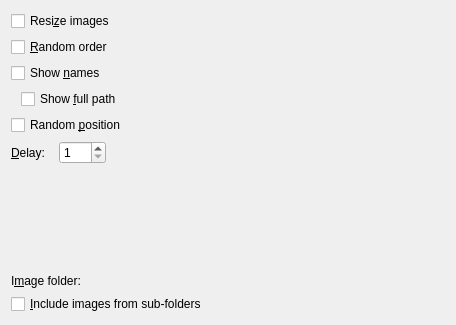
<?xml version="1.0" encoding="UTF-8"?>
<ui version="4.0">
 <class>SlideShowCfg</class>
 <widget class="QWidget" name="SlideShowCfg">
  <property name="geometry">
   <rect>
    <x>0</x>
    <y>0</y>
    <width>456</width>
    <height>325</height>
   </rect>
  </property>
  <layout class="QGridLayout" name="gridLayout">
   <item row="0" column="0" colspan="2">
    <widget class="QCheckBox" name="mCbxZoom">
     <property name="text">
      <string>Resi&amp;ze images</string>
     </property>
    </widget>
   </item>
   <item row="0" column="2" rowspan="7" colspan="2">
    <widget class="QFrame" name="mPreview">
     <property name="sizePolicy">
      <sizepolicy hsizetype="Expanding" vsizetype="Expanding">
       <horstretch>0</horstretch>
       <verstretch>0</verstretch>
      </sizepolicy>
     </property>
     <property name="frameShape">
      <enum>QFrame::NoFrame</enum>
     </property>
     <property name="frameShadow">
      <enum>QFrame::Plain</enum>
     </property>
    </widget>
   </item>
   <item row="1" column="0" colspan="2">
    <widget class="QCheckBox" name="mCbxRandom">
     <property name="text">
      <string>&amp;Random order</string>
     </property>
    </widget>
   </item>
   <item row="2" column="0">
    <widget class="QCheckBox" name="mCbxShowName">
     <property name="text">
      <string>Show &amp;names</string>
     </property>
    </widget>
   </item>
   <item row="3" column="0" colspan="2">
    <layout class="QHBoxLayout" name="horizontalLayout_3">
     <item>
      <spacer name="cbSpacer1">
       <property name="orientation">
        <enum>Qt::Horizontal</enum>
       </property>
       <property name="sizeType">
        <enum>QSizePolicy::Fixed</enum>
       </property>
       <property name="sizeHint" stdset="0">
        <size>
         <width>10</width>
         <height>20</height>
        </size>
       </property>
      </spacer>
     </item>
     <item>
      <widget class="QCheckBox" name="mCbxShowPath">
       <property name="text">
        <string>Show &amp;full path</string>
       </property>
      </widget>
     </item>
    </layout>
   </item>
   <item row="4" column="0" colspan="2">
    <widget class="QCheckBox" name="mCbxRandomPosition">
     <property name="text">
      <string>Random &amp;position</string>
     </property>
    </widget>
   </item>
   <item row="5" column="0">
    <layout class="QHBoxLayout" name="horizontalLayout">
     <item>
      <widget class="QLabel" name="textLabel1_2">
       <property name="text">
        <string>&amp;Delay:</string>
       </property>
       <property name="wordWrap">
        <bool>false</bool>
       </property>
       <property name="buddy">
        <cstring>mDelay</cstring>
       </property>
      </widget>
     </item>
     <item>
      <widget class="KIntSpinBox" name="mDelay">
       <property name="specialValueText">
        <string/>
       </property>
       <property name="minimum">
        <number>1</number>
       </property>
       <property name="maximum">
        <number>240</number>
       </property>
      </widget>
     </item>
    </layout>
   </item>
   <item row="7" column="0" colspan="4">
    <layout class="QHBoxLayout" name="horizontalLayout_2">
     <item>
      <widget class="QLabel" name="textLabel1">
       <property name="text">
        <string>I&amp;mage folder:</string>
       </property>
       <property name="wordWrap">
        <bool>false</bool>
       </property>
       <property name="buddy">
        <cstring>mDirChooser</cstring>
       </property>
      </widget>
     </item>
     <item>
      <widget class="KUrlRequester" name="mDirChooser"/>
     </item>
    </layout>
   </item>
   <item row="8" column="0" colspan="3">
    <widget class="QCheckBox" name="mCbxSubdirectory">
     <property name="text">
      <string>&amp;Include images from sub-folders</string>
     </property>
    </widget>
   </item>
   <item row="8" column="3">
    <spacer name="spacer9">
     <property name="orientation">
      <enum>Qt::Horizontal</enum>
     </property>
     <property name="sizeType">
      <enum>QSizePolicy::Expanding</enum>
     </property>
     <property name="sizeHint" stdset="0">
      <size>
       <width>228</width>
       <height>17</height>
      </size>
     </property>
    </spacer>
   </item>
   <item row="6" column="0">
    <spacer name="spacer11">
     <property name="orientation">
      <enum>Qt::Vertical</enum>
     </property>
     <property name="sizeType">
      <enum>QSizePolicy::Expanding</enum>
     </property>
     <property name="sizeHint" stdset="0">
      <size>
       <width>20</width>
       <height>19</height>
      </size>
     </property>
    </spacer>
   </item>
  </layout>
 </widget>
 <customwidgets>
  <customwidget>
   <class>KIntSpinBox</class>
   <extends>QSpinBox</extends>
   <header>knuminput.h</header>
  </customwidget>
  <customwidget>
   <class>KUrlRequester</class>
   <extends>QFrame</extends>
   <header>kurlrequester.h</header>
  </customwidget>
 </customwidgets>
 <includes>
  <include location="local">klineedit.h</include>
  <include location="local">kpushbutton.h</include>
 </includes>
 <resources/>
 <connections>
  <connection>
   <sender>mCbxZoom</sender>
   <signal>toggled(bool)</signal>
   <receiver>mCbxRandomPosition</receiver>
   <slot>setDisabled(bool)</slot>
   <hints>
    <hint type="sourcelabel">
     <x>20</x>
     <y>20</y>
    </hint>
    <hint type="destinationlabel">
     <x>20</x>
     <y>20</y>
    </hint>
   </hints>
  </connection>
  <connection>
   <sender>mCbxShowName</sender>
   <signal>toggled(bool)</signal>
   <receiver>mCbxShowPath</receiver>
   <slot>setEnabled(bool)</slot>
   <hints>
    <hint type="sourcelabel">
     <x>50</x>
     <y>65</y>
    </hint>
    <hint type="destinationlabel">
     <x>75</x>
     <y>91</y>
    </hint>
   </hints>
  </connection>
 </connections>
</ui>
